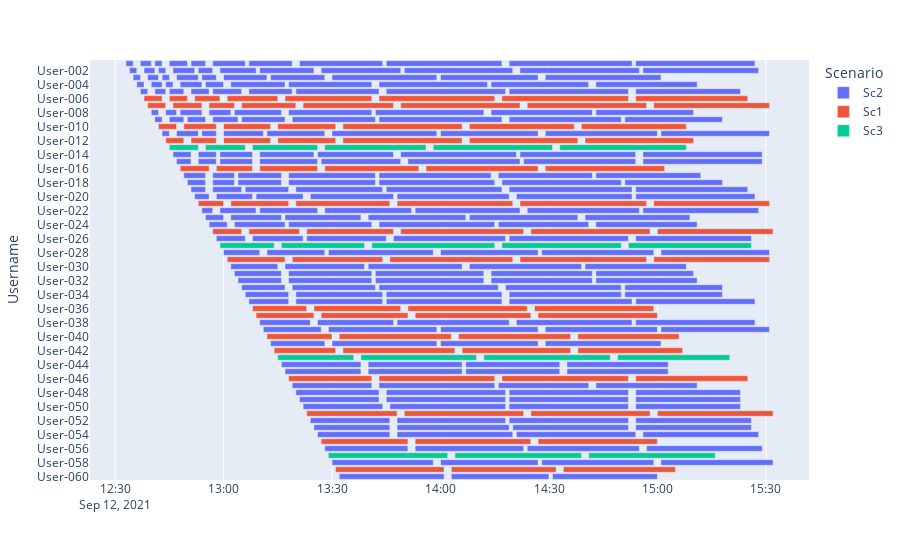

Notebook code for this chart:
### Code cell
#new
#fig = px.timeline(df_users, x_start="Start", x_end="Finish", y="Username")
fig = px.timeline(df_users, x_start="Start", x_end="Finish", y="Username", color="Scenario")
#fig.update_yaxes(autorange="reversed") # otherwise tasks are listed from the bottom up
fig.update_yaxes(categoryorder='category descending')
fig.show()
